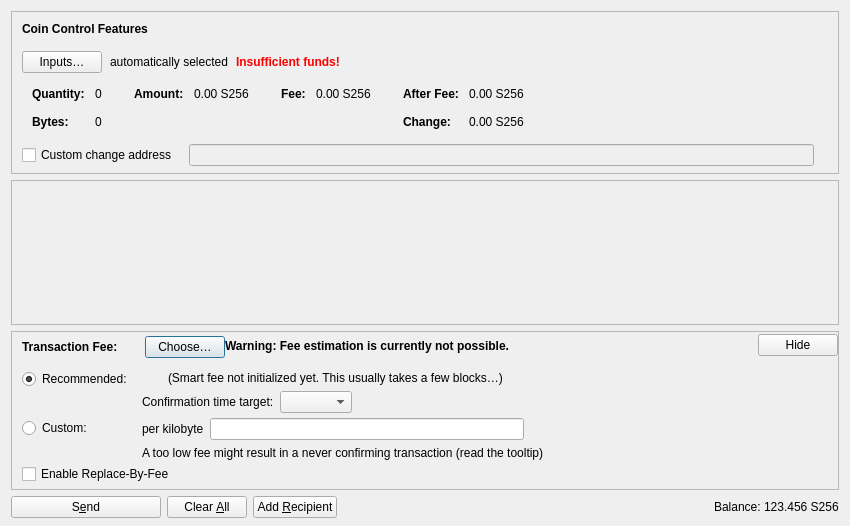
<?xml version="1.0" encoding="UTF-8"?>
<ui version="4.0">
 <class>SendCoinsDialog</class>
 <widget class="QDialog" name="SendCoinsDialog">
  <property name="geometry">
   <rect>
    <x>0</x>
    <y>0</y>
    <width>850</width>
    <height>526</height>
   </rect>
  </property>
  <property name="windowTitle">
   <string>Send Coins</string>
  </property>
  <layout class="QVBoxLayout" name="verticalLayout" stretch="0,1,0,0">
   <property name="bottomMargin">
    <number>8</number>
   </property>
   <item>
    <widget class="QFrame" name="frameCoinControl">
     <property name="sizePolicy">
      <sizepolicy hsizetype="Expanding" vsizetype="Expanding">
       <horstretch>0</horstretch>
       <verstretch>0</verstretch>
      </sizepolicy>
     </property>
     <property name="maximumSize">
      <size>
       <width>16777215</width>
       <height>16777215</height>
      </size>
     </property>
     <property name="frameShape">
      <enum>QFrame::StyledPanel</enum>
     </property>
     <property name="frameShadow">
      <enum>QFrame::Sunken</enum>
     </property>
     <layout class="QVBoxLayout" name="verticalLayoutCoinControl2">
      <property name="spacing">
       <number>0</number>
      </property>
      <property name="leftMargin">
       <number>0</number>
      </property>
      <property name="topMargin">
       <number>0</number>
      </property>
      <property name="rightMargin">
       <number>0</number>
      </property>
      <property name="bottomMargin">
       <number>6</number>
      </property>
      <item>
       <layout class="QVBoxLayout" name="verticalLayoutCoinControl" stretch="0,0,0,0,1">
        <property name="spacing">
         <number>0</number>
        </property>
        <property name="leftMargin">
         <number>10</number>
        </property>
        <property name="topMargin">
         <number>10</number>
        </property>
        <item>
         <layout class="QHBoxLayout" name="horizontalLayoutCoinControl1">
          <property name="bottomMargin">
           <number>15</number>
          </property>
          <item>
           <widget class="QLabel" name="labelCoinControlFeatures">
            <property name="sizePolicy">
             <sizepolicy hsizetype="Preferred" vsizetype="Maximum">
              <horstretch>0</horstretch>
              <verstretch>0</verstretch>
             </sizepolicy>
            </property>
            <property name="font">
             <font>
              <weight>75</weight>
              <bold>true</bold>
             </font>
            </property>
            <property name="styleSheet">
             <string notr="true">font-weight:bold;</string>
            </property>
            <property name="text">
             <string>Coin Control Features</string>
            </property>
           </widget>
          </item>
         </layout>
        </item>
        <item>
         <layout class="QHBoxLayout" name="horizontalLayoutCoinControl2" stretch="0,0,0,0">
          <property name="spacing">
           <number>8</number>
          </property>
          <property name="bottomMargin">
           <number>10</number>
          </property>
          <item>
           <widget class="QPushButton" name="pushButtonCoinControl">
            <property name="styleSheet">
             <string notr="true"/>
            </property>
            <property name="text">
             <string>Inputs…</string>
            </property>
            <property name="autoDefault">
             <bool>false</bool>
            </property>
           </widget>
          </item>
          <item>
           <widget class="QLabel" name="labelCoinControlAutomaticallySelected">
            <property name="text">
             <string>automatically selected</string>
            </property>
            <property name="margin">
             <number>5</number>
            </property>
           </widget>
          </item>
          <item>
           <widget class="QLabel" name="labelCoinControlInsuffFunds">
            <property name="font">
             <font>
              <weight>75</weight>
              <bold>true</bold>
             </font>
            </property>
            <property name="styleSheet">
             <string notr="true">color:red;font-weight:bold;</string>
            </property>
            <property name="text">
             <string>Insufficient funds!</string>
            </property>
            <property name="margin">
             <number>5</number>
            </property>
           </widget>
          </item>
          <item>
           <spacer name="horizontalSpacerCoinControl">
            <property name="orientation">
             <enum>Qt::Horizontal</enum>
            </property>
            <property name="sizeHint" stdset="0">
             <size>
              <width>40</width>
              <height>1</height>
             </size>
            </property>
           </spacer>
          </item>
         </layout>
        </item>
        <item>
         <widget class="QWidget" name="widgetCoinControl" native="true">
          <property name="sizePolicy">
           <sizepolicy hsizetype="Preferred" vsizetype="Preferred">
            <horstretch>0</horstretch>
            <verstretch>0</verstretch>
           </sizepolicy>
          </property>
          <property name="minimumSize">
           <size>
            <width>0</width>
            <height>0</height>
           </size>
          </property>
          <property name="styleSheet">
           <string notr="true"/>
          </property>
          <layout class="QHBoxLayout" name="horizontalLayoutCoinControl5">
           <property name="leftMargin">
            <number>0</number>
           </property>
           <property name="topMargin">
            <number>0</number>
           </property>
           <property name="rightMargin">
            <number>0</number>
           </property>
           <property name="bottomMargin">
            <number>0</number>
           </property>
           <item>
            <layout class="QHBoxLayout" name="horizontalLayoutCoinControl3" stretch="0,0,0,1">
             <property name="spacing">
              <number>20</number>
             </property>
             <property name="topMargin">
              <number>0</number>
             </property>
             <property name="bottomMargin">
              <number>10</number>
             </property>
             <item>
              <layout class="QFormLayout" name="formLayoutCoinControl1">
               <property name="labelAlignment">
                <set>Qt::AlignLeft|Qt::AlignVCenter</set>
               </property>
               <property name="horizontalSpacing">
                <number>10</number>
               </property>
               <property name="verticalSpacing">
                <number>14</number>
               </property>
               <property name="leftMargin">
                <number>10</number>
               </property>
               <property name="topMargin">
                <number>4</number>
               </property>
               <property name="rightMargin">
                <number>6</number>
               </property>
               <item row="0" column="0">
                <widget class="QLabel" name="labelCoinControlQuantityText">
                 <property name="font">
                  <font>
                   <weight>75</weight>
                   <bold>true</bold>
                  </font>
                 </property>
                 <property name="text">
                  <string>Quantity:</string>
                 </property>
                 <property name="margin">
                  <number>0</number>
                 </property>
                </widget>
               </item>
               <item row="0" column="1">
                <widget class="QLabel" name="labelCoinControlQuantity">
                 <property name="cursor">
                  <cursorShape>IBeamCursor</cursorShape>
                 </property>
                 <property name="contextMenuPolicy">
                  <enum>Qt::ActionsContextMenu</enum>
                 </property>
                 <property name="text">
                  <string notr="true">0</string>
                 </property>
                 <property name="margin">
                  <number>0</number>
                 </property>
                 <property name="textInteractionFlags">
                  <set>Qt::LinksAccessibleByMouse|Qt::TextSelectableByKeyboard|Qt::TextSelectableByMouse</set>
                 </property>
                </widget>
               </item>
               <item row="1" column="0">
                <widget class="QLabel" name="labelCoinControlBytesText">
                 <property name="font">
                  <font>
                   <weight>75</weight>
                   <bold>true</bold>
                  </font>
                 </property>
                 <property name="text">
                  <string>Bytes:</string>
                 </property>
                </widget>
               </item>
               <item row="1" column="1">
                <widget class="QLabel" name="labelCoinControlBytes">
                 <property name="cursor">
                  <cursorShape>IBeamCursor</cursorShape>
                 </property>
                 <property name="contextMenuPolicy">
                  <enum>Qt::ActionsContextMenu</enum>
                 </property>
                 <property name="text">
                  <string notr="true">0</string>
                 </property>
                 <property name="textInteractionFlags">
                  <set>Qt::LinksAccessibleByMouse|Qt::TextSelectableByKeyboard|Qt::TextSelectableByMouse</set>
                 </property>
                </widget>
               </item>
              </layout>
             </item>
             <item>
              <layout class="QFormLayout" name="formLayoutCoinControl2">
               <property name="horizontalSpacing">
                <number>10</number>
               </property>
               <property name="verticalSpacing">
                <number>14</number>
               </property>
               <property name="leftMargin">
                <number>6</number>
               </property>
               <property name="topMargin">
                <number>4</number>
               </property>
               <property name="rightMargin">
                <number>6</number>
               </property>
               <item row="0" column="0">
                <widget class="QLabel" name="labelCoinControlAmountText">
                 <property name="font">
                  <font>
                   <weight>75</weight>
                   <bold>true</bold>
                  </font>
                 </property>
                 <property name="text">
                  <string>Amount:</string>
                 </property>
                 <property name="margin">
                  <number>0</number>
                 </property>
                </widget>
               </item>
               <item row="0" column="1">
                <widget class="QLabel" name="labelCoinControlAmount">
                 <property name="cursor">
                  <cursorShape>IBeamCursor</cursorShape>
                 </property>
                 <property name="contextMenuPolicy">
                  <enum>Qt::ActionsContextMenu</enum>
                 </property>
                 <property name="text">
                  <string notr="true">0.00 S256</string>
                 </property>
                 <property name="textInteractionFlags">
                  <set>Qt::LinksAccessibleByMouse|Qt::TextSelectableByKeyboard|Qt::TextSelectableByMouse</set>
                 </property>
                </widget>
               </item>
              </layout>
             </item>
             <item>
              <layout class="QFormLayout" name="formLayoutCoinControl3">
               <property name="horizontalSpacing">
                <number>10</number>
               </property>
               <property name="verticalSpacing">
                <number>14</number>
               </property>
               <property name="leftMargin">
                <number>6</number>
               </property>
               <property name="topMargin">
                <number>4</number>
               </property>
               <property name="rightMargin">
                <number>6</number>
               </property>
               <item row="0" column="0">
                <widget class="QLabel" name="labelCoinControlFeeText">
                 <property name="font">
                  <font>
                   <weight>75</weight>
                   <bold>true</bold>
                  </font>
                 </property>
                 <property name="text">
                  <string>Fee:</string>
                 </property>
                 <property name="margin">
                  <number>0</number>
                 </property>
                </widget>
               </item>
               <item row="0" column="1">
                <widget class="QLabel" name="labelCoinControlFee">
                 <property name="cursor">
                  <cursorShape>IBeamCursor</cursorShape>
                 </property>
                 <property name="contextMenuPolicy">
                  <enum>Qt::ActionsContextMenu</enum>
                 </property>
                 <property name="text">
                  <string notr="true">0.00 S256</string>
                 </property>
                 <property name="textInteractionFlags">
                  <set>Qt::LinksAccessibleByMouse|Qt::TextSelectableByKeyboard|Qt::TextSelectableByMouse</set>
                 </property>
                </widget>
               </item>
              </layout>
             </item>
             <item>
              <layout class="QFormLayout" name="formLayoutCoinControl4">
               <property name="labelAlignment">
                <set>Qt::AlignLeft|Qt::AlignVCenter</set>
               </property>
               <property name="horizontalSpacing">
                <number>10</number>
               </property>
               <property name="verticalSpacing">
                <number>14</number>
               </property>
               <property name="leftMargin">
                <number>6</number>
               </property>
               <property name="topMargin">
                <number>4</number>
               </property>
               <property name="rightMargin">
                <number>6</number>
               </property>
               <item row="0" column="0">
                <widget class="QLabel" name="labelCoinControlAfterFeeText">
                 <property name="font">
                  <font>
                   <weight>75</weight>
                   <bold>true</bold>
                  </font>
                 </property>
                 <property name="text">
                  <string>After Fee:</string>
                 </property>
                 <property name="margin">
                  <number>0</number>
                 </property>
                </widget>
               </item>
               <item row="0" column="1">
                <widget class="QLabel" name="labelCoinControlAfterFee">
                 <property name="cursor">
                  <cursorShape>IBeamCursor</cursorShape>
                 </property>
                 <property name="contextMenuPolicy">
                  <enum>Qt::ActionsContextMenu</enum>
                 </property>
                 <property name="text">
                  <string notr="true">0.00 S256</string>
                 </property>
                 <property name="textInteractionFlags">
                  <set>Qt::LinksAccessibleByMouse|Qt::TextSelectableByKeyboard|Qt::TextSelectableByMouse</set>
                 </property>
                </widget>
               </item>
               <item row="1" column="0">
                <widget class="QLabel" name="labelCoinControlChangeText">
                 <property name="font">
                  <font>
                   <weight>75</weight>
                   <bold>true</bold>
                  </font>
                 </property>
                 <property name="text">
                  <string>Change:</string>
                 </property>
                </widget>
               </item>
               <item row="1" column="1">
                <widget class="QLabel" name="labelCoinControlChange">
                 <property name="cursor">
                  <cursorShape>IBeamCursor</cursorShape>
                 </property>
                 <property name="contextMenuPolicy">
                  <enum>Qt::ActionsContextMenu</enum>
                 </property>
                 <property name="text">
                  <string notr="true">0.00 S256</string>
                 </property>
                 <property name="textInteractionFlags">
                  <set>Qt::LinksAccessibleByMouse|Qt::TextSelectableByKeyboard|Qt::TextSelectableByMouse</set>
                 </property>
                </widget>
               </item>
              </layout>
             </item>
            </layout>
           </item>
          </layout>
         </widget>
        </item>
        <item>
         <layout class="QHBoxLayout" name="horizontalLayoutCoinControl4" stretch="0,0,0">
          <property name="spacing">
           <number>12</number>
          </property>
          <property name="sizeConstraint">
           <enum>QLayout::SetDefaultConstraint</enum>
          </property>
          <property name="topMargin">
           <number>5</number>
          </property>
          <property name="rightMargin">
           <number>5</number>
          </property>
          <item>
           <widget class="QCheckBox" name="checkBoxCoinControlChange">
            <property name="toolTip">
             <string>If this is activated, but the change address is empty or invalid, change will be sent to a newly generated address.</string>
            </property>
            <property name="text">
             <string>Custom change address</string>
            </property>
           </widget>
          </item>
          <item>
           <widget class="QValidatedLineEdit" name="lineEditCoinControlChange">
            <property name="enabled">
             <bool>false</bool>
            </property>
            <property name="sizePolicy">
             <sizepolicy hsizetype="Expanding" vsizetype="Fixed">
              <horstretch>0</horstretch>
              <verstretch>0</verstretch>
             </sizepolicy>
            </property>
           </widget>
          </item>
          <item>
           <widget class="QLabel" name="labelCoinControlChangeLabel">
            <property name="sizePolicy">
             <sizepolicy hsizetype="Preferred" vsizetype="Expanding">
              <horstretch>0</horstretch>
              <verstretch>0</verstretch>
             </sizepolicy>
            </property>
            <property name="minimumSize">
             <size>
              <width>0</width>
              <height>0</height>
             </size>
            </property>
            <property name="text">
             <string/>
            </property>
            <property name="margin">
             <number>3</number>
            </property>
           </widget>
          </item>
         </layout>
        </item>
        <item>
         <spacer name="verticalSpacerCoinControl">
          <property name="orientation">
           <enum>Qt::Vertical</enum>
          </property>
          <property name="sizeHint" stdset="0">
           <size>
            <width>800</width>
            <height>1</height>
           </size>
          </property>
         </spacer>
        </item>
       </layout>
      </item>
     </layout>
    </widget>
   </item>
   <item>
    <widget class="QScrollArea" name="scrollArea">
     <property name="widgetResizable">
      <bool>true</bool>
     </property>
     <widget class="QWidget" name="scrollAreaWidgetContents">
      <property name="geometry">
       <rect>
        <x>0</x>
        <y>0</y>
        <width>830</width>
        <height>104</height>
       </rect>
      </property>
      <layout class="QVBoxLayout" name="verticalLayout_2" stretch="0,1">
       <property name="leftMargin">
        <number>0</number>
       </property>
       <property name="topMargin">
        <number>0</number>
       </property>
       <property name="rightMargin">
        <number>0</number>
       </property>
       <property name="bottomMargin">
        <number>0</number>
       </property>
       <item>
        <layout class="QVBoxLayout" name="entries">
         <property name="spacing">
          <number>6</number>
         </property>
        </layout>
       </item>
       <item>
        <spacer name="verticalSpacer">
         <property name="orientation">
          <enum>Qt::Vertical</enum>
         </property>
         <property name="sizeHint" stdset="0">
          <size>
           <width>20</width>
           <height>40</height>
          </size>
         </property>
        </spacer>
       </item>
      </layout>
     </widget>
    </widget>
   </item>
   <item>
    <widget class="QFrame" name="frameFee">
     <property name="sizePolicy">
      <sizepolicy hsizetype="Expanding" vsizetype="Expanding">
       <horstretch>0</horstretch>
       <verstretch>0</verstretch>
      </sizepolicy>
     </property>
     <property name="maximumSize">
      <size>
       <width>16777215</width>
       <height>16777215</height>
      </size>
     </property>
     <property name="frameShape">
      <enum>QFrame::StyledPanel</enum>
     </property>
     <property name="frameShadow">
      <enum>QFrame::Sunken</enum>
     </property>
     <layout class="QVBoxLayout" name="verticalLayoutFee1">
      <property name="spacing">
       <number>0</number>
      </property>
      <property name="leftMargin">
       <number>0</number>
      </property>
      <property name="topMargin">
       <number>0</number>
      </property>
      <property name="rightMargin">
       <number>0</number>
      </property>
      <property name="bottomMargin">
       <number>0</number>
      </property>
      <item>
       <layout class="QVBoxLayout" name="verticalLayoutFee2" stretch="0,0,0">
        <property name="spacing">
         <number>0</number>
        </property>
        <property name="leftMargin">
         <number>10</number>
        </property>
        <property name="topMargin">
         <number>0</number>
        </property>
        <item>
         <layout class="QHBoxLayout" name="horizontalLayoutFee1">
          <property name="bottomMargin">
           <number>0</number>
          </property>
          <item>
           <layout class="QVBoxLayout" name="verticalLayoutFee7">
            <property name="spacing">
             <number>0</number>
            </property>
            <item>
             <spacer name="verticalSpacerSmartFee">
              <property name="orientation">
               <enum>Qt::Vertical</enum>
              </property>
              <property name="sizeType">
               <enum>QSizePolicy::Fixed</enum>
              </property>
              <property name="sizeHint" stdset="0">
               <size>
                <width>1</width>
                <height>4</height>
               </size>
              </property>
             </spacer>
            </item>
            <item>
             <layout class="QHBoxLayout" name="horizontalLayoutSmartFee">
              <property name="spacing">
               <number>10</number>
              </property>
              <item>
               <widget class="QLabel" name="labelFeeHeadline">
                <property name="sizePolicy">
                 <sizepolicy hsizetype="Preferred" vsizetype="Maximum">
                  <horstretch>0</horstretch>
                  <verstretch>0</verstretch>
                 </sizepolicy>
                </property>
                <property name="font">
                 <font>
                  <weight>75</weight>
                  <bold>true</bold>
                 </font>
                </property>
                <property name="styleSheet">
                 <string notr="true">font-weight:bold;</string>
                </property>
                <property name="text">
                 <string>Transaction Fee:</string>
                </property>
               </widget>
              </item>
              <item>
               <widget class="QLabel" name="labelFeeMinimized">
                <property name="text">
                 <string/>
                </property>
               </widget>
              </item>
              <item>
               <widget class="QPushButton" name="buttonChooseFee">
                <property name="text">
                 <string>Choose…</string>
                </property>
               </widget>
              </item>
             </layout>
            </item>
            <item>
             <spacer name="verticalSpacer_5">
              <property name="orientation">
               <enum>Qt::Vertical</enum>
              </property>
              <property name="sizeHint" stdset="0">
               <size>
                <width>1</width>
                <height>1</height>
               </size>
              </property>
             </spacer>
            </item>
           </layout>
          </item>
          <item>
           <widget class="QLabel" name="fallbackFeeWarningLabel">
            <property name="toolTip">
             <string>Using the fallbackfee can result in sending a transaction that will take several hours or days (or never) to confirm. Consider choosing your fee manually or wait until you have validated the complete chain.</string>
            </property>
            <property name="font">
            <font>
                <weight>75</weight>
                <bold>true</bold>
            </font>
            </property>
            <property name="text">
             <string>Warning: Fee estimation is currently not possible.</string>
            </property>
            <property name="wordWrap">
             <bool>false</bool>
            </property>
           </widget>
          </item>
          <item>
           <spacer name="horizontalSpacer_4">
            <property name="orientation">
             <enum>Qt::Horizontal</enum>
            </property>
            <property name="sizeType">
             <enum>QSizePolicy::MinimumExpanding</enum>
            </property>
            <property name="sizeHint" stdset="0">
             <size>
              <width>40</width>
              <height>20</height>
             </size>
            </property>
           </spacer>
          </item>
          <item>
           <widget class="QPushButton" name="buttonMinimizeFee">
            <property name="toolTip">
             <string>Hide transaction fee settings</string>
            </property>
            <property name="text">
             <string>Hide</string>
            </property>
           </widget>
          </item>
         </layout>
        </item>
        <item>
         <widget class="QFrame" name="frameFeeSelection">
          <layout class="QVBoxLayout" name="verticalLayoutFee12">
           <property name="spacing">
            <number>0</number>
           </property>
           <property name="leftMargin">
            <number>0</number>
           </property>
           <property name="topMargin">
            <number>0</number>
           </property>
           <property name="rightMargin">
            <number>0</number>
           </property>
           <property name="bottomMargin">
            <number>0</number>
           </property>
           <item>
            <layout class="QGridLayout" name="gridLayoutFee">
             <property name="topMargin">
              <number>10</number>
             </property>
             <property name="bottomMargin">
              <number>4</number>
             </property>
             <property name="horizontalSpacing">
              <number>10</number>
             </property>
             <property name="verticalSpacing">
              <number>4</number>
             </property>
             <item row="1" column="1">
              <layout class="QVBoxLayout" name="verticalLayoutFee8">
               <property name="spacing">
                <number>6</number>
               </property>
               <item>
                <layout class="QHBoxLayout" name="horizontalLayoutFee13">
                 <item>
                  <widget class="QLabel" name="labelCustomPerKilobyte">
                   <property name="toolTip">
                    <string>Specify a custom fee per kB (1,000 bytes) of the transaction's virtual size.

Note:  Since the fee is calculated on a per-byte basis, a fee rate of "100 satoshis per kvB" for a transaction size of 500 virtual bytes (half of 1 kvB) would ultimately yield a fee of only 50 satoshis.</string>
                   </property>
                   <property name="text">
                    <string>per kilobyte</string>
                   </property>
                  </widget>
                 </item>
                 <item>
                  <widget class="BitcoinAmountField" name="customFee">
                   <property name="minimumSize">
                    <size>
                     <width>180</width>
                     <height>0</height>
                    </size>
                   </property>
                  </widget>
                 </item>
                 <item>
                  <spacer name="horizontalSpacer_6">
                   <property name="orientation">
                    <enum>Qt::Horizontal</enum>
                   </property>
                   <property name="sizeHint" stdset="0">
                    <size>
                     <width>1</width>
                     <height>1</height>
                    </size>
                   </property>
                  </spacer>
                 </item>
                </layout>
               </item>
               <item>
                <layout class="QHBoxLayout" name="horizontalLayoutFee8">
                 <item>
                  <widget class="QLabel" name="labelCustomFeeWarning">
                   <property name="enabled">
                    <bool>true</bool>
                   </property>
                   <property name="toolTip">
                    <string>When there is less transaction volume than space in the blocks, miners as well as relaying nodes may enforce a minimum fee. Paying only this minimum fee is just fine, but be aware that this can result in a never confirming transaction once there is more demand for SHA256Coin transactions than the network can process.</string>
                   </property>
                   <property name="text">
                    <string>A too low fee might result in a never confirming transaction (read the tooltip)</string>
                   </property>
                  </widget>
                 </item>
                 <item>
                  <spacer name="horizontalSpacer_2">
                   <property name="orientation">
                    <enum>Qt::Horizontal</enum>
                   </property>
                   <property name="sizeHint" stdset="0">
                    <size>
                     <width>1</width>
                     <height>1</height>
                    </size>
                   </property>
                  </spacer>
                 </item>
                </layout>
               </item>
              </layout>
             </item>
             <item row="0" column="0">
              <layout class="QVBoxLayout" name="verticalLayoutFee4" stretch="0,1">
               <item>
                <widget class="QRadioButton" name="radioSmartFee">
                 <property name="text">
                  <string>Recommended:</string>
                 </property>
                 <property name="checked">
                  <bool>true</bool>
                 </property>
                 <attribute name="buttonGroup">
                  <string notr="true">groupFee</string>
                 </attribute>
                </widget>
               </item>
               <item>
                <spacer name="verticalSpacer_2">
                 <property name="orientation">
                  <enum>Qt::Vertical</enum>
                 </property>
                 <property name="sizeHint" stdset="0">
                  <size>
                   <width>1</width>
                   <height>1</height>
                  </size>
                 </property>
                </spacer>
               </item>
              </layout>
             </item>
             <item row="1" column="0">
              <layout class="QVBoxLayout" name="verticalLayoutFee9" stretch="0,1">
               <item>
                <widget class="QRadioButton" name="radioCustomFee">
                 <property name="text">
                  <string>Custom:</string>
                 </property>
                 <attribute name="buttonGroup">
                  <string notr="true">groupFee</string>
                 </attribute>
                </widget>
               </item>
               <item>
                <spacer name="verticalSpacer_6">
                 <property name="orientation">
                  <enum>Qt::Vertical</enum>
                 </property>
                 <property name="sizeHint" stdset="0">
                  <size>
                   <width>1</width>
                   <height>1</height>
                  </size>
                 </property>
                </spacer>
               </item>
              </layout>
             </item>
             <item row="0" column="1">
              <layout class="QVBoxLayout" name="verticalLayoutFee3" stretch="0,0,1">
               <property name="spacing">
                <number>6</number>
               </property>
               <property name="topMargin">
                <number>2</number>
               </property>
               <item>
                <layout class="QHBoxLayout" name="horizontalLayoutFee12">
                 <item>
                  <widget class="QLabel" name="labelSmartFee">
                   <property name="text">
                    <string/>
                   </property>
                  </widget>
                 </item>
                 <item>
                  <widget class="QLabel" name="labelFeeEstimation">
                   <property name="text">
                    <string/>
                   </property>
                  </widget>
                 </item>
                 <item>
                  <widget class="QLabel" name="labelSmartFee2">
                   <property name="text">
                    <string>(Smart fee not initialized yet. This usually takes a few blocks…)</string>
                   </property>
                  </widget>
                 </item>
                 <item>
                  <spacer name="horizontalSpacer_5">
                   <property name="orientation">
                    <enum>Qt::Horizontal</enum>
                   </property>
                   <property name="sizeHint" stdset="0">
                    <size>
                     <width>1</width>
                     <height>1</height>
                    </size>
                   </property>
                  </spacer>
                 </item>
                </layout>
               </item>
               <item>
                <layout class="QHBoxLayout" name="horizontalLayoutFee9">
                 <item>
                  <layout class="QVBoxLayout" name="verticalLayoutFee6">
                   <item>
                    <widget class="QLabel" name="labelSmartFee3">
                     <property name="text">
                      <string>Confirmation time target:</string>
                     </property>
                    </widget>
                   </item>
                  </layout>
                 </item>
                 <item>
                  <layout class="QVBoxLayout" name="verticalLayoutFee5">
                   <property name="rightMargin">
                    <number>30</number>
                   </property>
                   <item>
                    <layout class="QHBoxLayout" name="horizontalLayoutConfTarget">
                     <property name="bottomMargin">
                      <number>0</number>
                     </property>
                     <item>
                      <widget class="QComboBox" name="confTargetSelector"/>
                     </item>
                     <item>
                      <spacer name="horizontalSpacerConfTarget">
                       <property name="orientation">
                        <enum>Qt::Horizontal</enum>
                       </property>
                       <property name="sizeHint" stdset="0">
                        <size>
                         <width>40</width>
                         <height>20</height>
                        </size>
                       </property>
                      </spacer>
                     </item>
                    </layout>
                   </item>
                  </layout>
                 </item>
                </layout>
               </item>
               <item>
                <spacer name="verticalSpacer_4">
                 <property name="orientation">
                  <enum>Qt::Vertical</enum>
                 </property>
                 <property name="sizeHint" stdset="0">
                  <size>
                   <width>1</width>
                   <height>1</height>
                  </size>
                 </property>
                </spacer>
               </item>
              </layout>
             </item>
            </layout>
           </item>
           <item>
            <widget class="QCheckBox" name="optInRBF">
             <property name="text">
              <string>Enable Replace-By-Fee</string>
             </property>
             <property name="toolTip">
              <string>With Replace-By-Fee (BIP-125) you can increase a transaction's fee after it is sent. Without this, a higher fee may be recommended to compensate for increased transaction delay risk.</string>
             </property>
            </widget>
           </item>
          </layout>
         </widget>
        </item>
        <item>
         <spacer name="verticalSpacerFee">
          <property name="orientation">
           <enum>Qt::Vertical</enum>
          </property>
          <property name="sizeHint" stdset="0">
           <size>
            <width>40</width>
            <height>5</height>
           </size>
          </property>
         </spacer>
        </item>
       </layout>
      </item>
     </layout>
    </widget>
   </item>
   <item>
    <layout class="QHBoxLayout" name="horizontalLayout">
     <item>
      <widget class="QPushButton" name="sendButton">
       <property name="minimumSize">
        <size>
         <width>150</width>
         <height>0</height>
        </size>
       </property>
       <property name="toolTip">
        <string>Confirm the send action</string>
       </property>
       <property name="text">
        <string>S&amp;end</string>
       </property>
       <property name="icon">
        <iconset resource="../bitcoin.qrc">
         <normaloff>:/icons/send</normaloff>:/icons/send</iconset>
       </property>
       <property name="autoDefault">
        <bool>false</bool>
       </property>
       <property name="default">
        <bool>false</bool>
       </property>
      </widget>
     </item>
     <item>
      <widget class="QPushButton" name="clearButton">
       <property name="sizePolicy">
        <sizepolicy hsizetype="Minimum" vsizetype="Fixed">
         <horstretch>0</horstretch>
         <verstretch>0</verstretch>
        </sizepolicy>
       </property>
       <property name="toolTip">
        <string>Clear all fields of the form.</string>
       </property>
       <property name="text">
        <string>Clear &amp;All</string>
       </property>
       <property name="icon">
        <iconset resource="../bitcoin.qrc">
         <normaloff>:/icons/remove</normaloff>:/icons/remove</iconset>
       </property>
       <property name="autoDefault">
        <bool>false</bool>
       </property>
      </widget>
     </item>
     <item>
      <widget class="QPushButton" name="addButton">
       <property name="toolTip">
        <string>Send to multiple recipients at once</string>
       </property>
       <property name="text">
        <string>Add &amp;Recipient</string>
       </property>
       <property name="icon">
        <iconset resource="../bitcoin.qrc">
         <normaloff>:/icons/add</normaloff>:/icons/add</iconset>
       </property>
       <property name="autoDefault">
        <bool>false</bool>
       </property>
      </widget>
     </item>
     <item>
      <spacer name="horizontalSpacer">
       <property name="orientation">
        <enum>Qt::Horizontal</enum>
       </property>
       <property name="sizeHint" stdset="0">
        <size>
         <width>40</width>
         <height>20</height>
        </size>
       </property>
      </spacer>
     </item>
     <item>
      <layout class="QHBoxLayout" name="horizontalLayout_2">
       <property name="spacing">
        <number>3</number>
       </property>
       <item>
        <widget class="QLabel" name="labelBalanceName">
         <property name="sizePolicy">
          <sizepolicy hsizetype="Preferred" vsizetype="Fixed">
           <horstretch>0</horstretch>
           <verstretch>0</verstretch>
          </sizepolicy>
         </property>
         <property name="text">
          <string>Balance:</string>
         </property>
        </widget>
       </item>
       <item>
        <widget class="QLabel" name="labelBalance">
         <property name="sizePolicy">
          <sizepolicy hsizetype="Preferred" vsizetype="Fixed">
           <horstretch>0</horstretch>
           <verstretch>0</verstretch>
          </sizepolicy>
         </property>
         <property name="cursor">
          <cursorShape>IBeamCursor</cursorShape>
         </property>
         <property name="text">
          <string notr="true">123.456 S256</string>
         </property>
         <property name="textInteractionFlags">
          <set>Qt::LinksAccessibleByMouse|Qt::TextSelectableByKeyboard|Qt::TextSelectableByMouse</set>
         </property>
        </widget>
       </item>
      </layout>
     </item>
    </layout>
   </item>
  </layout>
 </widget>
 <customwidgets>
  <customwidget>
   <class>QValidatedLineEdit</class>
   <extends>QLineEdit</extends>
   <header>qt/qvalidatedlineedit.h</header>
  </customwidget>
  <customwidget>
   <class>BitcoinAmountField</class>
   <extends>QLineEdit</extends>
   <header>qt/bitcoinamountfield.h</header>
   <container>1</container>
  </customwidget>
 </customwidgets>
 <resources>
  <include location="../bitcoin.qrc"/>
 </resources>
 <connections/>
 <buttongroups>
  <buttongroup name="groupFee"/>
 </buttongroups>
</ui>
